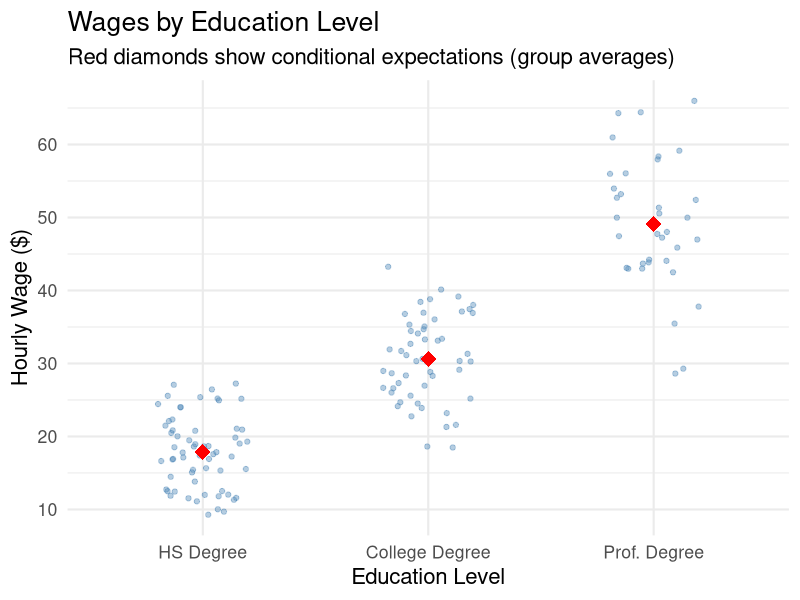
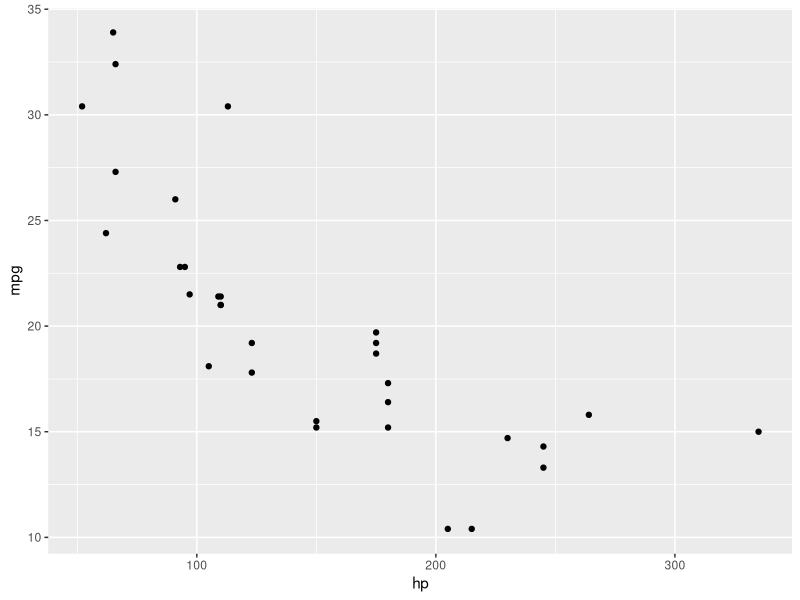
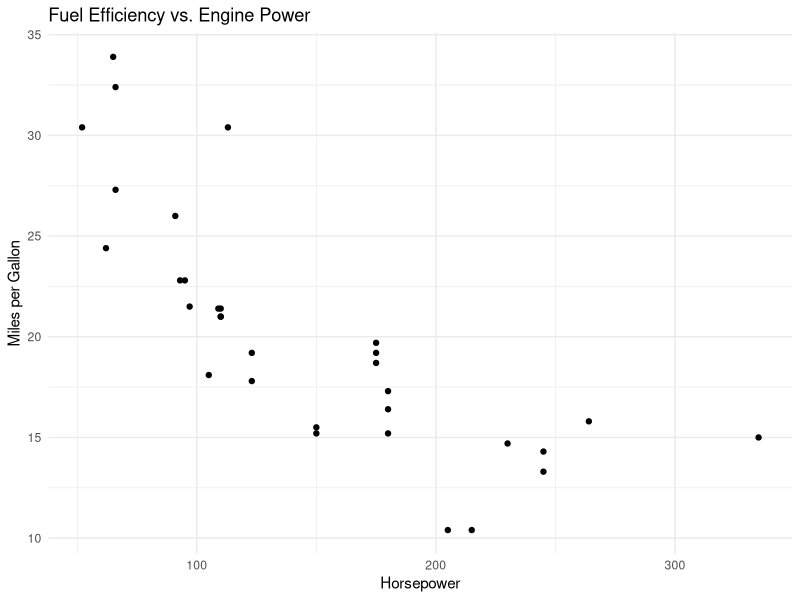
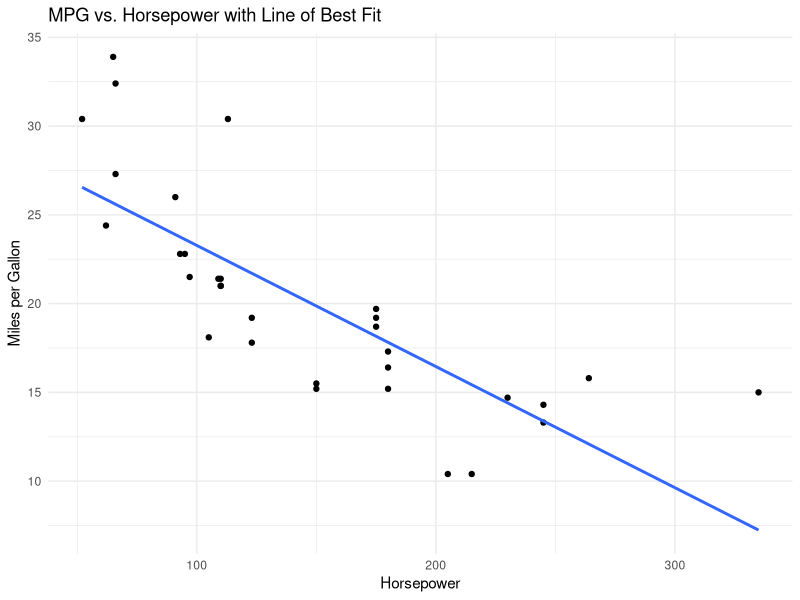
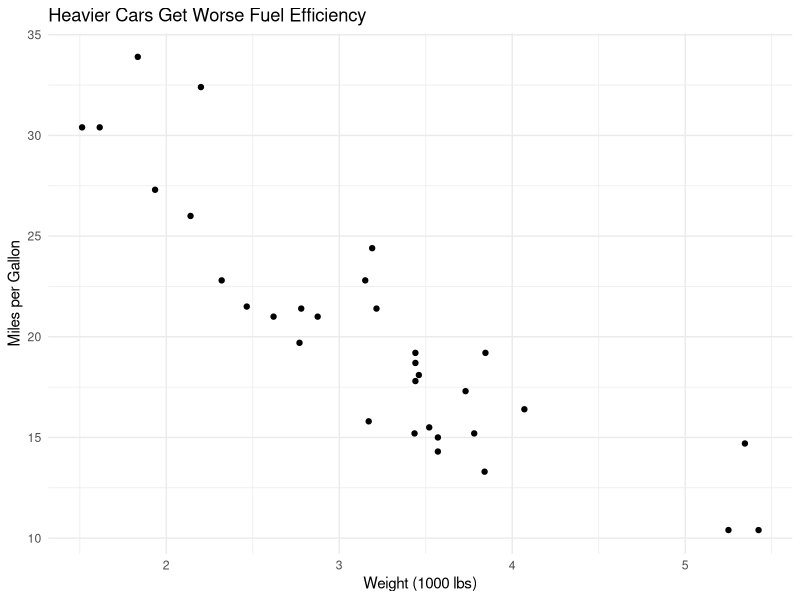
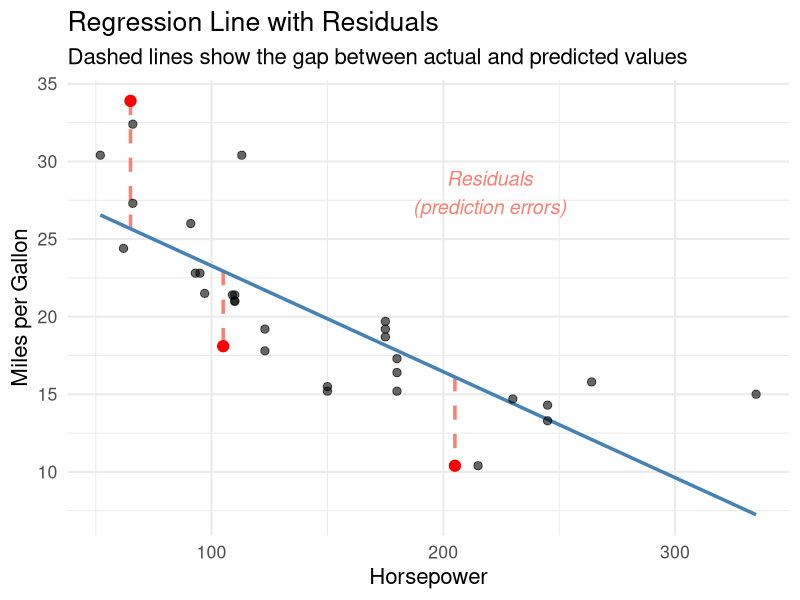
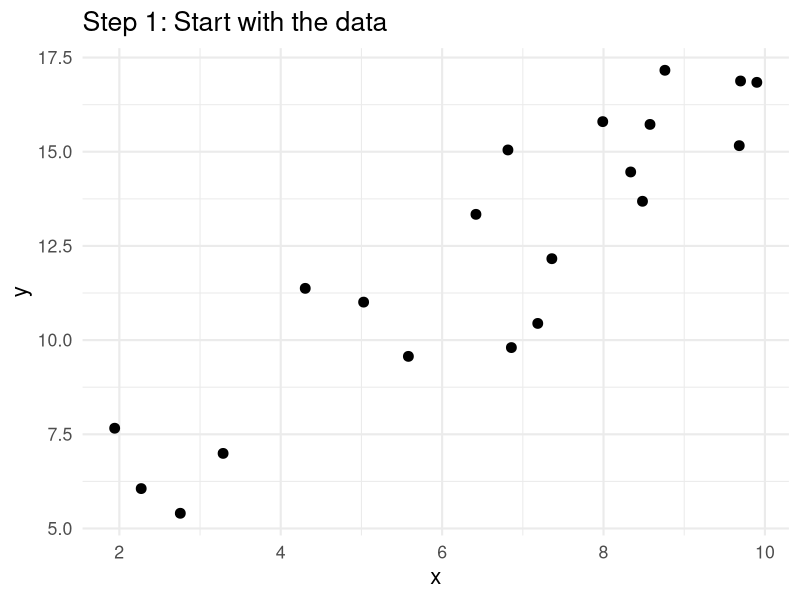
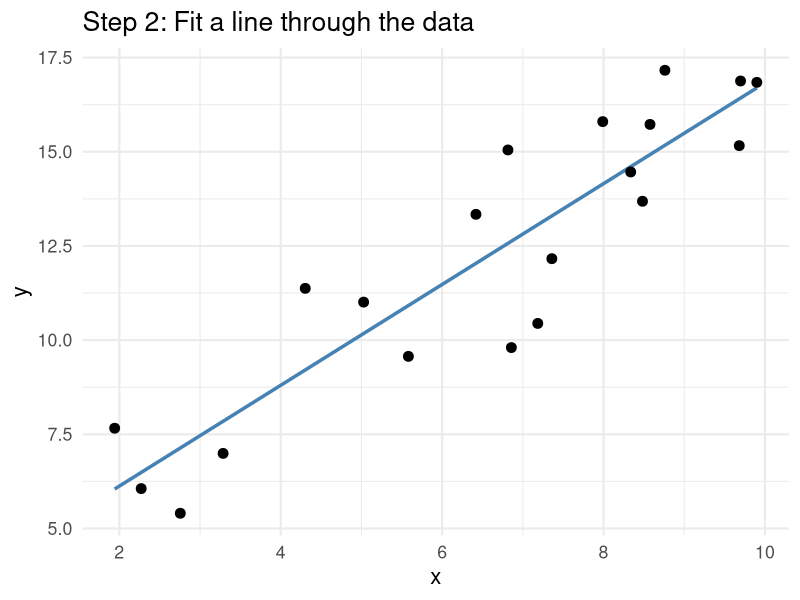

The R script that drew these images, in order:
## ---- chunk 1
#| label: setup
#| echo: false

library(tidyverse)
## ---- chunk 2
#| echo: false
#| fig-height: 4
#| fig-align: center

set.seed(42)
n <- 150
ed_levels <- c("HS Degree", "College Degree", "Prof. Degree")
education <- sample(ed_levels, size = n, replace = TRUE, prob = c(0.4, 0.4, 0.2))
wage <- case_when(
  education == "HS Degree" ~ rnorm(n, mean = 18, sd = 5),
  education == "College Degree" ~ rnorm(n, mean = 30, sd = 7),
  education == "Prof. Degree" ~ rnorm(n, mean = 50, sd = 10)
)
wage <- pmax(wage, 5)

ed_data <- tibble(education = factor(education, levels = ed_levels), wage = wage)

cond_means <- ed_data |>
  group_by(education) |>
  summarize(mean_wage = mean(wage))

ggplot(ed_data, aes(x = education, y = wage)) +
  geom_jitter(alpha = 0.4, width = 0.2, color = "steelblue") +
  geom_point(data = cond_means, aes(x = education, y = mean_wage),
             color = "red", size = 5, shape = 18) +
  labs(x = "Education Level", y = "Hourly Wage ($)",
       title = "Wages by Education Level",
       subtitle = "Red diamonds show conditional expectations (group averages)") +
  theme_minimal(base_size = 16)
## ---- chunk 3
#| output-location: fragment
#| fig-height: 3.5

library(tidyverse)

ggplot(data = mtcars) +
  geom_point(aes(x = hp, y = mpg))
## ---- chunk 4
#| output-location: fragment
#| fig-height: 3

ggplot(data = mtcars) +
  geom_point(aes(x = hp, y = mpg)) +
  labs(
    title = "Fuel Efficiency vs. Engine Power",
    x = "Horsepower",
    y = "Miles per Gallon",
  ) +
  theme_minimal()
## ---- chunk 5
#| output-location: fragment
#| fig-height: 3

ggplot(data = mtcars) +
  geom_point(aes(x = hp, y = mpg)) +
  geom_smooth(aes(x = hp, y = mpg), method = "lm", se = FALSE) +
  labs(x = "Horsepower", y = "Miles per Gallon",
       title = "MPG vs. Horsepower with Line of Best Fit") +
  theme_minimal()
## ---- chunk 6
#| output-location: fragment
#| fig-height: 2.5

ggplot(mtcars) +
  geom_point(aes(x = wt, y = mpg)) +
  labs(x = "Weight (1000 lbs)", y = "Miles per Gallon",
       title = "Heavier Cars Get Worse Fuel Efficiency") +
  theme_minimal()
## ---- chunk 7
#| echo: false
#| fig-height: 4.5
#| fig-align: center

reg_fit <- lm(mpg ~ hp, data = mtcars)
mtcars_aug <- mtcars |>
  mutate(fitted = fitted(reg_fit), resid = residuals(reg_fit))

highlight_idx <- c(6, 15, 20)
highlight_data <- mtcars_aug[highlight_idx, ]

ggplot(mtcars_aug, aes(x = hp, y = mpg)) +
  geom_segment(data = highlight_data,
               aes(x = hp, xend = hp, y = fitted, yend = mpg),
               color = "salmon", linewidth = 1.2, linetype = "dashed") +
  geom_smooth(method = "lm", se = FALSE, color = "steelblue", linewidth = 1.2) +
  geom_point(size = 2.5, alpha = 0.6) +
  geom_point(data = highlight_data, size = 3.5, color = "red") +
  annotate("text", x = 220, y = 28, label = "Residuals\n(prediction errors)",
           color = "salmon", fontface = "italic", size = 5) +
  labs(x = "Horsepower", y = "Miles per Gallon",
       title = "Regression Line with Residuals",
       subtitle = "Dashed lines show the gap between actual and predicted values") +
  theme_minimal(base_size = 16)
## ---- chunk 8
#| echo: false
#| fig-height: 4
#| fig-align: center

set.seed(15)
demo_x <- runif(20, 1, 10)
demo_y <- 2 + 1.5 * demo_x + rnorm(20, 0, 2)
demo_data <- tibble(x = demo_x, y = demo_y)
demo_fit <- lm(y ~ x, data = demo_data)
demo_data <- demo_data |> mutate(fitted = fitted(demo_fit))

ggplot(demo_data, aes(x = x, y = y)) +
  geom_point(size = 3) +
  labs(x = "x", y = "y",
       title = "Step 1: Start with the data") +
  theme_minimal(base_size = 16)
## ---- chunk 9
#| echo: false
#| fig-height: 4
#| fig-align: center

ggplot(demo_data, aes(x = x, y = y)) +
  geom_smooth(method = "lm", se = FALSE, color = "steelblue", linewidth = 1.2) +
  geom_point(size = 3) +
  labs(x = "x", y = "y",
       title = "Step 2: Fit a line through the data") +
  theme_minimal(base_size = 16)
## ---- chunk 10
#| echo: false
#| fig-height: 4
#| fig-align: center

# Pick one point to highlight
hi <- demo_data |> slice(5)

ggplot(demo_data, aes(x = x, y = y)) +
  geom_smooth(method = "lm", se = FALSE, color = "steelblue", linewidth = 1.2) +
  geom_segment(data = hi, aes(x = x, xend = x, y = fitted, yend = y),
               color = "salmon", linewidth = 1.5, linetype = "dashed") +
  geom_point(size = 3, alpha = 0.4) +
  geom_point(data = hi, size = 4, color = "red") +
  annotate("text", x = hi$x + 0.5, y = (hi$y + hi$fitted) / 2,
           label = paste0("Residual\nû = ", round(hi$y - hi$fitted, 1)),
           color = "salmon", fontface = "bold", size = 4.5) +
  labs(x = "x", y = "y",
       title = "Step 3: Measure the prediction error (residual) for one point") +
  theme_minimal(base_size = 16)
## ---- chunk 11
#| echo: false
#| fig-height: 4
#| fig-align: center

sq_size <- abs(hi$y - hi$fitted)

ggplot(demo_data, aes(x = x, y = y)) +
  geom_rect(data = hi,
            aes(xmin = x, xmax = x + sq_size,
                ymin = pmin(y, fitted), ymax = pmax(y, fitted)),
            fill = "salmon", alpha = 0.4) +
  geom_smooth(method = "lm", se = FALSE, color = "steelblue", linewidth = 1.2) +
  geom_point(size = 3, alpha = 0.4) +
  geom_point(data = hi, size = 4, color = "red") +
  annotate("text", x = hi$x + sq_size / 2, y = (hi$y + hi$fitted) / 2,
           label = paste0("û² = ", round((hi$y - hi$fitted)^2, 1)),
           color = "darkred", fontface = "bold", size = 4.5) +
  labs(x = "x", y = "y",
       title = "Step 4: Square it -- this is what OLS minimizes") +
  theme_minimal(base_size = 16)
## ---- chunk 12
#| echo: false
#| fig-height: 4
#| fig-align: center

ggplot(demo_data, aes(x = x, y = y)) +
  geom_rect(aes(xmin = x, xmax = x + abs(y - fitted),
                ymin = pmin(y, fitted), ymax = pmax(y, fitted)),
            fill = "salmon", alpha = 0.3) +
  geom_smooth(method = "lm", se = FALSE, color = "steelblue", linewidth = 1.2) +
  geom_point(size = 3) +
  labs(x = "x", y = "y",
       title = "Step 5: OLS minimizes the TOTAL area of all squares",
       subtitle = "Each pink square = one squared residual. OLS makes the total area as small as possible.") +
  theme_minimal(base_size = 16)
## ---- chunk 13
#| output-location: fragment

# Estimate the regression
lm_mpg <- lm(mpg ~ hp, data = mtcars)

# View the results
summary(lm_mpg)
## ---- chunk 14
#| fig-height: 3.5
#| echo: false

ggplot(mtcars, aes(x = hp, y = mpg)) +
  geom_point(alpha = 0.6) +
  geom_smooth(method = "lm", se = FALSE, color = "steelblue") +
  labs(x = "Horsepower", y = "Miles per Gallon",
       title = "OLS Regression: MPG on Horsepower",
       subtitle = paste0("ŷ = ", round(coef(lm_mpg)[1], 1),
                         " + (", round(coef(lm_mpg)[2], 3), ") × hp")) +
  theme_minimal()
## ---- chunk 15
#| output-location: fragment

lm_wt <- lm(mpg ~ wt, data = mtcars)
coef(lm_wt)
## ---- chunk 16
#| echo: false
#| fig-height: 4
#| fig-align: center

set.seed(99)
n_demo <- 80
x_demo <- runif(n_demo, 0, 10)

y_noise <- 5 + 0.3 * x_demo + rnorm(n_demo, 0, 8)
r2_noise <- round(summary(lm(y_noise ~ x_demo))$r.squared, 2)

ggplot(tibble(x = x_demo, y = y_noise), aes(x, y)) +
  geom_point(alpha = 0.5, size = 2.5) +
  geom_smooth(method = "lm", se = FALSE, color = "steelblue", linewidth = 1.2) +
  labs(title = paste0("R² = ", r2_noise, " — Almost no explanatory power"),
       subtitle = "x explains virtually none of the variation in y",
       x = "x", y = "y") +
  theme_minimal(base_size = 16)
## ---- chunk 17
#| echo: false
#| fig-height: 4
#| fig-align: center

y_mod <- 5 + 1.5 * x_demo + rnorm(n_demo, 0, 3)
r2_mod <- round(summary(lm(y_mod ~ x_demo))$r.squared, 2)

ggplot(tibble(x = x_demo, y = y_mod), aes(x, y)) +
  geom_point(alpha = 0.5, size = 2.5) +
  geom_smooth(method = "lm", se = FALSE, color = "steelblue", linewidth = 1.2) +
  labs(title = paste0("R² = ", r2_mod, " — Clear trend, but lots of noise"),
       subtitle = "x explains some variation, but many points are far from the line",
       x = "x", y = "y") +
  theme_minimal(base_size = 16)
## ---- chunk 18
#| echo: false
#| fig-height: 4
#| fig-align: center

y_tight <- 5 + 1.5 * x_demo + rnorm(n_demo, 0, 0.3)
r2_tight <- round(summary(lm(y_tight ~ x_demo))$r.squared, 2)

ggplot(tibble(x = x_demo, y = y_tight), aes(x, y)) +
  geom_point(alpha = 0.5, size = 2.5) +
  geom_smooth(method = "lm", se = FALSE, color = "steelblue", linewidth = 1.2) +
  labs(title = paste0("R² = ", r2_tight, " — Nearly perfect fit"),
       subtitle = "Almost all variation in y is explained by x",
       x = "x", y = "y") +
  theme_minimal(base_size = 16)
## ---- chunk 19
#| echo: false
#| fig-height: 4
#| fig-align: center

set.seed(50)
n_zcm <- 300
x_zcm <- runif(n_zcm, 0, 10)
mu_good <- rnorm(n_zcm, 0, 2)
y_zcm <- 3 + 2 * x_zcm + mu_good

zcm_data <- tibble(x = x_zcm, y = y_zcm, mu = mu_good)

# Bin the data and compute mean residuals
zcm_bins <- zcm_data |>
  mutate(x_bin = cut(x, breaks = 5)) |>
  group_by(x_bin) |>
  summarize(mean_mu = mean(mu), mid_x = mean(x), .groups = "drop")

ggplot(zcm_data, aes(x = x, y = mu)) +
  geom_point(alpha = 0.3, color = "steelblue") +
  geom_hline(yintercept = 0, color = "red", linewidth = 1.2, linetype = "dashed") +
  geom_point(data = zcm_bins, aes(x = mid_x, y = mean_mu),
             color = "red", size = 5, shape = 18) +
  labs(x = "x", y = "Error term (μ)",
       title = "When E[μ | x] = 0 holds",
       subtitle = "Red diamonds: average μ within each bin ≈ 0 regardless of x") +
  theme_minimal(base_size = 16)
## ---- chunk 20
#| echo: false
#| fig-height: 4
#| fig-align: center

set.seed(50)
mu_bad <- rnorm(n_zcm, 0, 2) + 0.8 * x_zcm - 4  # mu is correlated with x
y_bad <- 3 + 2 * x_zcm + mu_bad

zcm_bad <- tibble(x = x_zcm, y = y_bad, mu = mu_bad)

zcm_bins_bad <- zcm_bad |>
  mutate(x_bin = cut(x, breaks = 5)) |>
  group_by(x_bin) |>
  summarize(mean_mu = mean(mu), mid_x = mean(x), .groups = "drop")

ggplot(zcm_bad, aes(x = x, y = mu)) +
  geom_point(alpha = 0.3, color = "coral") +
  geom_hline(yintercept = 0, color = "red", linewidth = 1.2, linetype = "dashed") +
  geom_point(data = zcm_bins_bad, aes(x = mid_x, y = mean_mu),
             color = "darkred", size = 5, shape = 18) +
  labs(x = "x", y = "Error term (μ)",
       title = "When E[μ | x] = 0 FAILS",
       subtitle = "Average μ is negative at low x and positive at high x — errors are correlated with x!") +
  theme_minimal(base_size = 16)
## ---- chunk 21
#| output-location: fragment

set.seed(1248)
n_pop <- 1000
pop_data <- tibble(
  x = sample(1:100, size = n_pop, replace = TRUE),
  y = 3.5 + 2.21 * x + rnorm(n_pop)
)

# The TRUE slope is 2.21
## ---- chunk 22
#| output-location: fragment

set.seed(812476)
n_sims <- 500
sample_size <- 25

sim_results <- tibble(
  iteration = 1:n_sims,
  b1_hat = map_dbl(1:n_sims, function(i) {
    samp <- slice_sample(pop_data, n = sample_size, replace = TRUE)
    coef(lm(y ~ x, data = samp))[2]
  })
)

mean(sim_results$b1_hat)
## ---- chunk 23
#| echo: false
#| fig-height: 4
#| fig-align: center

ggplot(sim_results, aes(x = b1_hat)) +
  geom_histogram(binwidth = 0.015, fill = "steelblue", alpha = 0.7, color = "white") +
  geom_vline(xintercept = 2.21, color = "red", linewidth = 1.2, linetype = "dashed") +
  geom_vline(xintercept = mean(sim_results$b1_hat), color = "forestgreen",
             linewidth = 1.2) +
  annotate("text", x = 2.28, y = 40, label = paste0("True β₁ = 2.21"),
           color = "red", size = 5, fontface = "bold") +
  annotate("text", x = 2.14, y = 35,
           label = paste0("Mean = ", round(mean(sim_results$b1_hat), 3)),
           color = "forestgreen", size = 5, fontface = "bold") +
  labs(x = expression(hat(beta)[1]), y = "Count",
       title = "Distribution of OLS Slope Estimates Across 500 Samples",
       subtitle = "Each bar represents estimates that fell in a narrow range") +
  theme_minimal(base_size = 16)
## ---- chunk 24
#| echo: false
#| fig-height: 3
#| fig-align: center
#| layout-ncol: 2

set.seed(77)
n_h <- 100
x_h <- runif(n_h, 1, 10)
y_homo <- 2 + 1.5 * x_h + rnorm(n_h, 0, 2)
y_hetero <- 2 + 1.5 * x_h + rnorm(n_h, 0, 0.3 * x_h)

ggplot(tibble(x = x_h, y = y_homo), aes(x, y)) +
  geom_point(alpha = 0.6) +
  geom_smooth(method = "lm", se = FALSE, color = "steelblue") +
  labs(title = "Homoskedasticity", subtitle = "Constant spread",
       x = "x", y = "y") +
  theme_minimal(base_size = 14)

ggplot(tibble(x = x_h, y = y_hetero), aes(x, y)) +
  geom_point(alpha = 0.6) +
  geom_smooth(method = "lm", se = FALSE, color = "steelblue") +
  labs(title = "Heteroskedasticity", subtitle = "Spread increases with x",
       x = "x", y = "y") +
  theme_minimal(base_size = 14)
## ---- chunk 25
#| echo: false
#| fig-height: 4
#| fig-align: center

set.seed(444)
n_var <- 500

# Population with low noise
pop_low <- tibble(x = sample(1:100, 1000, replace = TRUE),
                  y = 5 + 2 * x + rnorm(1000, 0, 5))
# Population with high noise
pop_high <- tibble(x = sample(1:100, 1000, replace = TRUE),
                   y = 5 + 2 * x + rnorm(1000, 0, 50))

sim_var <- tibble(
  iteration = 1:n_var,
  low_noise = map_dbl(1:n_var, function(i) {
    samp <- slice_sample(pop_low, n = 30, replace = TRUE)
    coef(lm(y ~ x, data = samp))[2]
  }),
  high_noise = map_dbl(1:n_var, function(i) {
    samp <- slice_sample(pop_high, n = 30, replace = TRUE)
    coef(lm(y ~ x, data = samp))[2]
  })
)

sim_var_long <- sim_var |>
  pivot_longer(cols = c(low_noise, high_noise),
               names_to = "scenario", values_to = "estimate") |>
  mutate(scenario = ifelse(scenario == "low_noise",
                           paste0("Low noise (σ = 5), SD = ", round(sd(sim_var$low_noise), 2)),
                           paste0("High noise (σ = 50), SD = ", round(sd(sim_var$high_noise), 2))))

ggplot(sim_var_long, aes(x = estimate, fill = scenario)) +
  geom_histogram(binwidth = 0.06, alpha = 0.6, position = "identity", color = "white") +
  geom_vline(xintercept = 2, color = "red", linewidth = 1.2, linetype = "dashed") +
  annotate("text", x = 2, y = 75, label = "True β₁ = 2", color = "red",
           size = 5, fontface = "bold", hjust = -0.1) +
  scale_fill_manual(values = c("steelblue", "coral")) +
  labs(x = expression(hat(beta)[1]), y = "Count", fill = "",
       title = "More noise → less precise estimates",
       subtitle = "Both are unbiased (centered on 2), but high noise has much wider spread") +
  theme_minimal(base_size = 14) +
  theme(legend.position = "bottom")
## ---- chunk 26
#| echo: false
#| fig-height: 4
#| fig-align: center

set.seed(555)

# Population with low variation in x
pop_low_x <- tibble(x = sample(40:60, 1000, replace = TRUE),
                    y = 5 + 2 * x + rnorm(1000, 0, 15))
# Population with high variation in x
pop_high_x <- tibble(x = sample(1:100, 1000, replace = TRUE),
                     y = 5 + 2 * x + rnorm(1000, 0, 15))

sim_x <- tibble(
  iteration = 1:n_var,
  low_var_x = map_dbl(1:n_var, function(i) {
    samp <- slice_sample(pop_low_x, n = 30, replace = TRUE)
    coef(lm(y ~ x, data = samp))[2]
  }),
  high_var_x = map_dbl(1:n_var, function(i) {
    samp <- slice_sample(pop_high_x, n = 30, replace = TRUE)
    coef(lm(y ~ x, data = samp))[2]
  })
)

sim_x_long <- sim_x |>
  pivot_longer(cols = c(low_var_x, high_var_x),
               names_to = "scenario", values_to = "estimate") |>
  mutate(scenario = ifelse(scenario == "low_var_x",
                           paste0("x range: 40-60, SD = ", round(sd(sim_x$low_var_x), 2)),
                           paste0("x range: 1-100, SD = ", round(sd(sim_x$high_var_x), 2))))

ggplot(sim_x_long, aes(x = estimate, fill = scenario)) +
  geom_histogram(binwidth = 0.06, alpha = 0.6, position = "identity", color = "white") +
  geom_vline(xintercept = 2, color = "red", linewidth = 1.2, linetype = "dashed") +
  annotate("text", x = 2, y = 70, label = "True β₁ = 2", color = "red",
           size = 5, fontface = "bold", hjust = -0.1) +
  scale_fill_manual(values = c("coral", "forestgreen")) +
  labs(x = expression(hat(beta)[1]), y = "Count", fill = "",
       title = "More variation in x → more precise estimates",
       subtitle = "Both are unbiased, but wider x range gives tighter estimates") +
  theme_minimal(base_size = 14) +
  theme(legend.position = "bottom")
## ---- chunk 27
#| echo: false
#| fig-height: 4
#| fig-align: center

set.seed(666)

pop_n <- tibble(x = sample(1:100, 2000, replace = TRUE),
                y = 5 + 2 * x + rnorm(2000, 0, 20))

sim_n <- tibble(
  iteration = 1:n_var,
  n_15 = map_dbl(1:n_var, function(i) {
    samp <- slice_sample(pop_n, n = 15, replace = TRUE)
    coef(lm(y ~ x, data = samp))[2]
  }),
  n_200 = map_dbl(1:n_var, function(i) {
    samp <- slice_sample(pop_n, n = 200, replace = TRUE)
    coef(lm(y ~ x, data = samp))[2]
  })
)

sim_n_long <- sim_n |>
  pivot_longer(cols = c(n_15, n_200),
               names_to = "scenario", values_to = "estimate") |>
  mutate(scenario = ifelse(scenario == "n_15",
                           paste0("n = 15, SD = ", round(sd(sim_n$n_15), 2)),
                           paste0("n = 200, SD = ", round(sd(sim_n$n_200), 2))))

ggplot(sim_n_long, aes(x = estimate, fill = scenario)) +
  geom_histogram(binwidth = 0.06, alpha = 0.6, position = "identity", color = "white") +
  geom_vline(xintercept = 2, color = "red", linewidth = 1.2, linetype = "dashed") +
  annotate("text", x = 2, y = 80, label = "True β₁ = 2", color = "red",
           size = 5, fontface = "bold", hjust = -0.1) +
  scale_fill_manual(values = c("coral", "forestgreen")) +
  labs(x = expression(hat(beta)[1]), y = "Count", fill = "",
       title = "Larger samples → more precise estimates",
       subtitle = "Larger n means more variation in x (higher SST_x) → tighter distribution") +
  theme_minimal(base_size = 14) +
  theme(legend.position = "bottom")
## ---- chunk 28
#| output-location: fragment
#| fig-height: 2.5

ggplot(mtcars, aes(x = disp, y = mpg)) +
  geom_point(alpha = 0.6) +
  geom_smooth(method = "lm") +
  labs(x = "Displacement (cu.in.)", y = "MPG",
       title = "MPG vs. Engine Displacement") +
  theme_minimal()
## ---- chunk 29
#| output-location: fragment

summary(lm(mpg ~ disp, data = mtcars))
